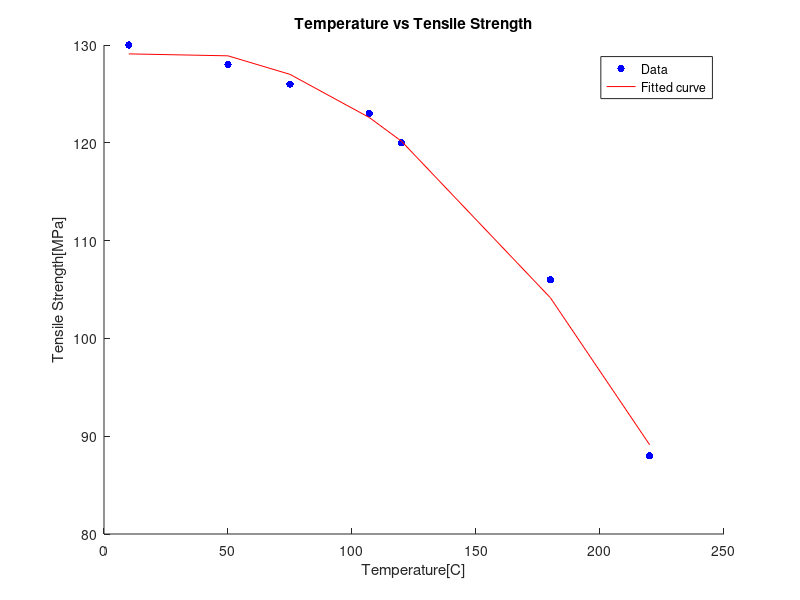

MATLAB code for this plot:
% Temperature data
x=[10,50,75,107,120,180,220]'; % here ' is the transpose operator ,
                               % used to convert from row to column vector
                                                             
% tensile strength
y=[130,128,126,123,120,106,88]'; 

% in order to fit y=mx^2+nx+c you can use normal equation formula to
% solve for m,n,c
% normal equation formula
% coef=inv(X'*X)*X'*y; % where X is a matrix whose first column is 
                       % x^2 ,second column is x,and third column is 1's
                       % coef will be a vector such that
                       % coef(1)=m,coef(2)=n,coef(3)=c
                       % inv is the inverse
                                             
% create the matrix X
X=[x.^2 x ones(length(x),1)]; % .^ element by element power as x is a column vector

% you can use backslash operator from Matlab to solve the normal equation 
% as backslash operator is more efficient than inv function
coef=(X'*X)\(X'*y);

% extract the coefficients of the polynomial y=mx^2+nx+c
m=coef(1);
n=coef(2);
c=coef(3);

% predicted value for y(tensile strength)
y_pred=m*x.^2+n*x+c;

% R^2 square value
R2=1-sum((y-y_pred).^2)/sum((y-mean(y)).^2)

% plotting time
hold on
plot(x,y,'.b','MarkerSize',16) % scatter plot of the data

plot(x,y_pred,'-r') % fitted red solid line
xlabel("Temperature[C]")
ylabel("Tensile Strength[MPa]")
title("Temperature vs Tensile Strength")

% annotate the graphs
legend('Data','Fitted curve')
hold off
